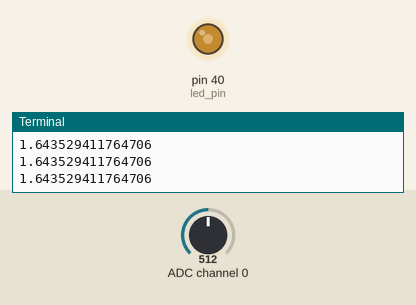
Simulated run of this program. Board: Raspberry Pi (header pin numbers). On the bench: output pins drawn as LEDs (lit = HIGH), the last lines printed to the terminal. Inputs (shaded band) come from the test bench; at power-on: ADC channel 0 = 512 (analog values on the 0–1023 scale).

Above: at 1.2 s.
1.3 s: ADC channel 0 set to 716
At 1.6 s:
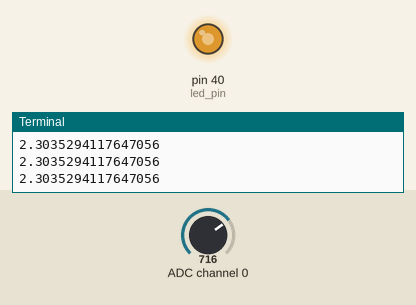
2.8 s: ADC channel 0 set to 900
At 4.0 s:
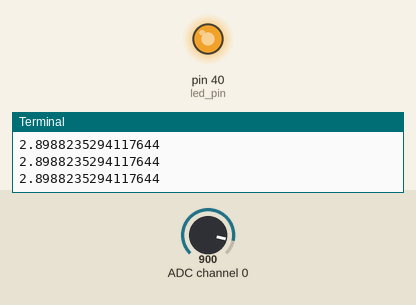
4.3 s: ADC channel 0 set to 122
At 5.1 s:
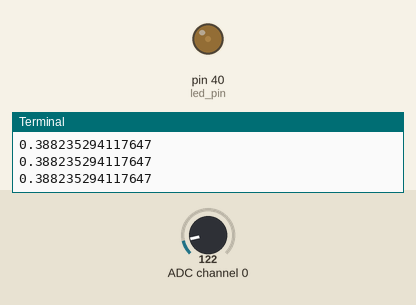
5.8 s: ADC channel 0 set to 0
At 6.5 s:
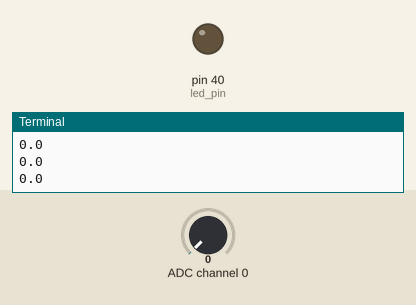
7.3 s: ADC channel 0 set to 511
At 8.7 s:
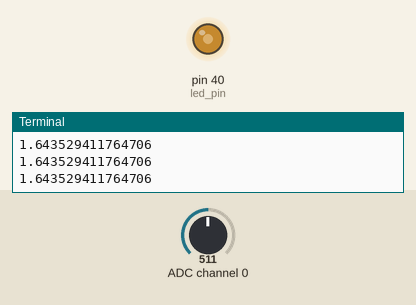
Timing chart, 0 to 9.8 s (numbered marks = the images above; inputs shaded):
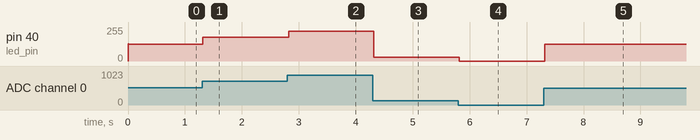

Measured:
- after the input at 1.3 s, pin 40 (led_pin): 127/255 → 178/255 at once
- after the input at 2.8 s, pin 40 (led_pin): 178/255 → 224/255 at once
- after the input at 4.3 s, pin 40 (led_pin): 224/255 → 30/255 at once
- after the input at 5.8 s, pin 40 (led_pin): 30/255 → 0/255 at once
- after the input at 7.3 s, pin 40 (led_pin): 0/255 → 127/255 at once

The program:

i_adc.py
```python
import RPi.GPIO as GPIO
import smbus
import time

address = 0x48
bus = smbus.SMBus(1)
cmd = 0x40

led_pin = 40

def setup():
    GPIO.setmode(GPIO.BOARD)
    GPIO.setup(led_pin, GPIO.OUT)
    GPIO.output(led_pin, GPIO.HIGH)

    global p
    p = GPIO.PWM(led_pin, 1000)
    p.start(0)

def loop():
    while True:
        val = analog_read(0)
        p.ChangeDutyCycle((val*100)/255)
        voltage = (val/255)*3.3
        print(voltage)
        time.sleep(0.01)

def destroy():
    GPIO.cleanup()

def analog_read(chn):
    return bus.read_byte_data(address, cmd+chn)

def write_analog(value):
    bus.write_byte_data(address, cmd, value)


if __name__ == '__main__':
    setup()
    print("running...")

    try:
        loop()
    except KeyboardInterrupt:
        destroy()
    
```
